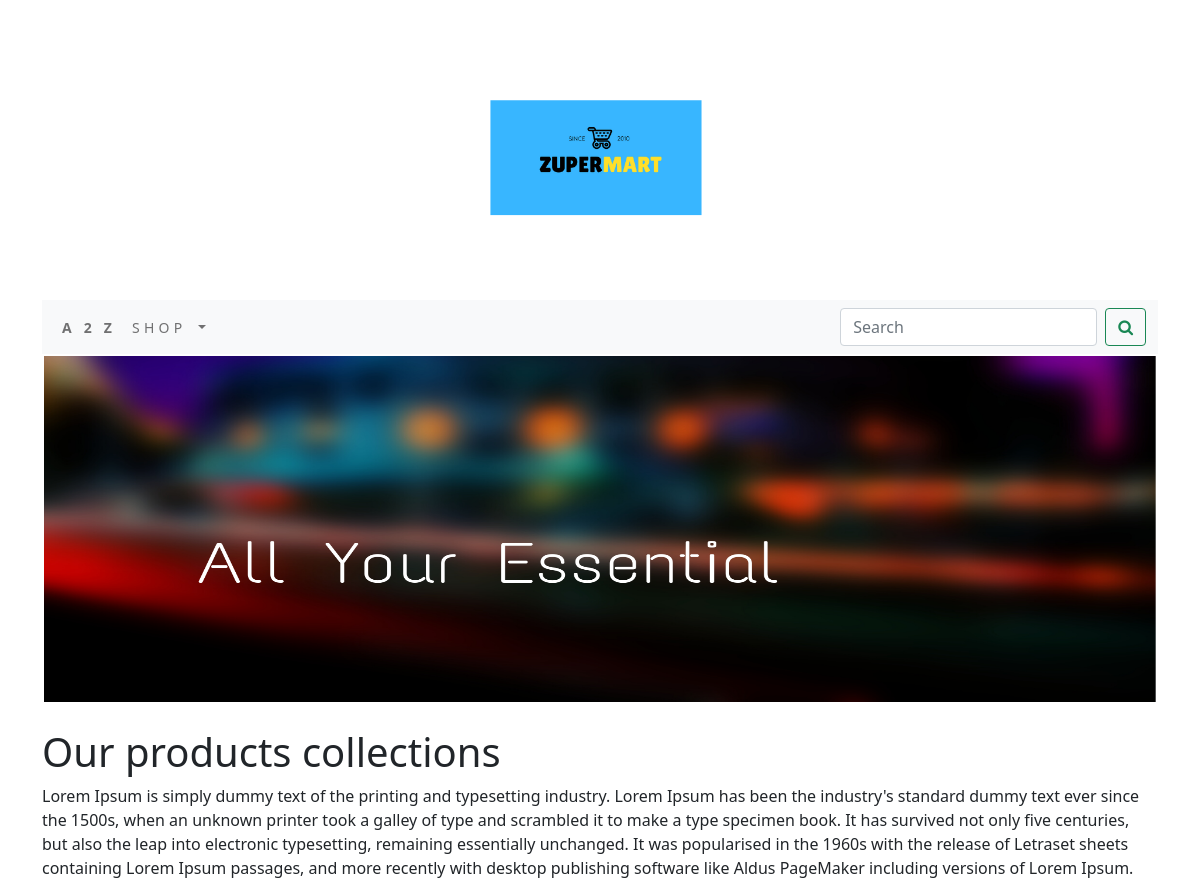
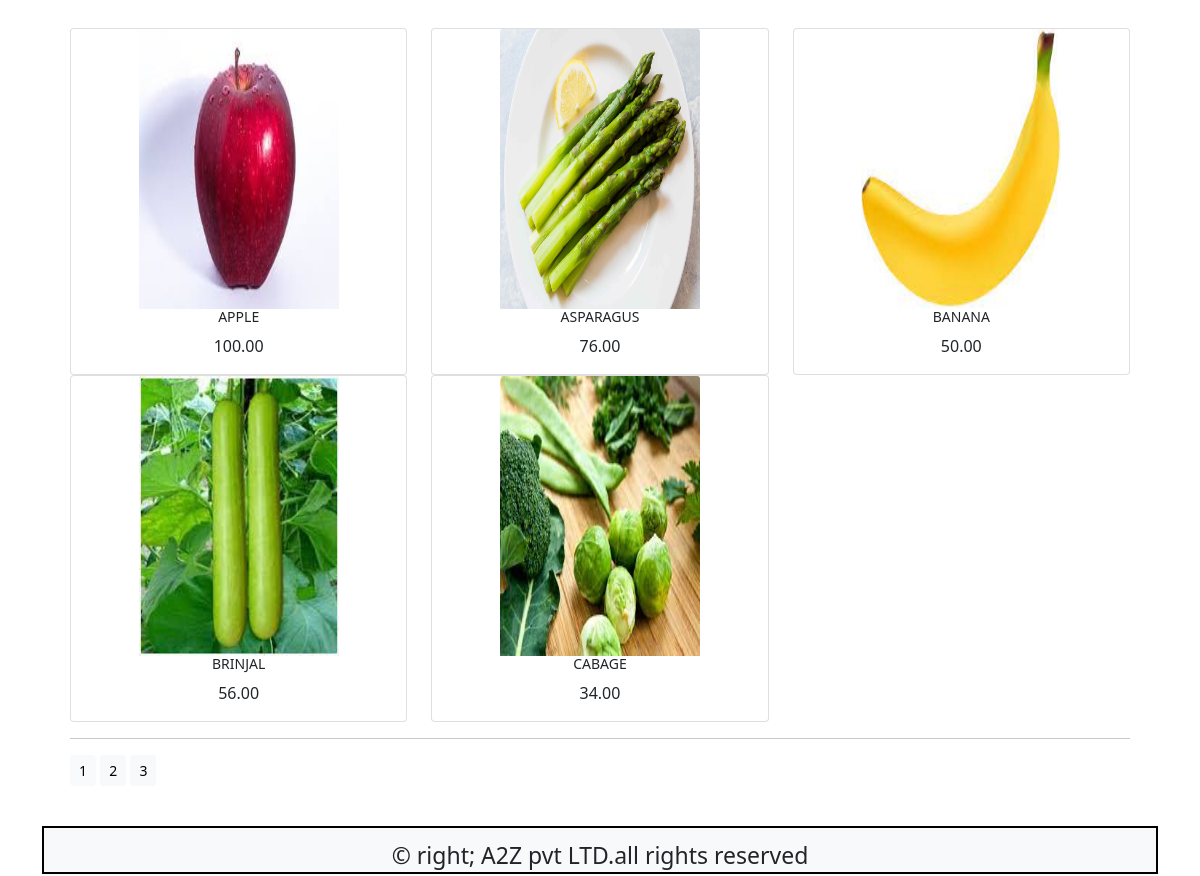
The app's page /shop/ with its own data (2 pictures, top to bottom).
### shop/models.py (models this page shows, shortened)
class Product(models.Model):
    name=models.CharField(max_length=250,unique=True)
    slug=models.SlugField(max_length=250)
    description=models.TextField(blank=True)
    price=models.DecimalField(max_digits=10,decimal_places=2)
    category=models.ForeignKey(Category,on_delete=models.CASCADE)
    image=models.ImageField(upload_to='product',blank=True)
    stock=models.IntegerField()
    available=models.BooleanField(default=True)
    created=models.DateTimeField(auto_now_add=True)
    updated=models.DateTimeField(auto_now=True)
    def get_url(self):
        return reverse('shop:prodCatdetail',args=[self.category.slug,self.slug])
    class Meta:
        ordering=('name',)
        verbose_name='product'
        verbose_name_plural='products'

### shop/views.py (the view)
# urls.py: path('',views.allProdCat,name='allProdCat'),
def allProdCat(request,c_slug=None):
    c_page=None
    products_list=None
    if c_slug!=None:
        c_page=get_object_or_404(Category,slug=c_slug)
        products_list=Product.objects.all().filter(category=c_page,available=True)
    else:
        products_list=Product.objects.all().filter(available=True)
    paginator=Paginator(products_list,5)
    try:
        page=int(request.GET.get('page',1))
    except:
        page=1
    try:
        products=paginator.page(page)
    except (EmptyPage,InvalidPage):
        products=paginator.page(paginator.num_pages)
    return render(request,'category.html',{'category':c_page,'products':products})

### cart/context_processors.py (called while the page is built)
def counter(request):
    item_count=0
    if 'admin' in request.path:
        return {}
    else:
        try:
            cart=Cart.objects.filter(cart_id=_cart_id(request))
            cart_items=CartItem.objects.all().filter(cart=cart[:1])
            for cart_item in cart_items:
                item_count += cart_item.quantity
        except Cart.DoesNotExist:
            item_count = 0
    return dict(item_count=item_count)

### cart/views.py (called while the page is built)
def _cart_id(request):
    cart=request.session.session_key
    if not cart:
        cart=request.session.create()
    return cart

### shop/context_processors.py (called while the page is built)
def menu_links(request):
    links=Category.objects.all()
    return dict(links=links)

### shop/models.py (called while the page is built)
    def get_url(self):
        return reverse('shop:products_by_category',args=[self.slug])

### templates/category.html (shortened to what this page needs)
{% extends 'base.html' %}
{% load static %}
{% block content %}
<div class="mx_auto">
  {% if category %}
     <img class="my_image"  src="{{category.image.url}}" alt="{{category.name}}">
</div>
  <br>
<div>
    <h1 class="text-center my_title">{{category.name}}</h1>
    <p class="text-justify">{{category.description}}</p>
</div>
  {% else %}
<div>
    <img class="my_image my_image_padding"  src="{% static 'img/MUSIC BAR.png' %}"style="width:100%;height:350px;" alt="our products">
</div>
<br>
<div>
  <h1>Our products collections</h1>
  <p>Lorem Ipsum is simply dummy text of the printing and typesetting industry. Lorem Ipsum has been the industry's standard dummy text ever since the 1500s, when an unknown printer took a galley of type and scrambled it to make a type specimen book. It has survived not only five centuries, but also the leap into electronic typesetting, remaining essentially unchanged. It was popularised in the 1960s with the release of Letraset sheets containing Lorem Ipsum passages, and more recently with desktop publishing software like Aldus PageMaker including versions of Lorem Ipsum.</p>
</div>
  {% endif %}
<div class="card-body">
<div class="container">
  <div class="row mx_auto">
    {% for product in products.object_list %}
    <div class="my_bottom_margin col-9 col-sm-12  col-md-12  col-lg-4">
      <div class="card text-center" style="min-width:18rem;">
        <a href="{{product.get_url}}"><img class="card-img-top my_image" src="{{product.image.url}}"style="width:200px;height:280px;letter-spacing:.4em;" alt="{{product.name}}"> </a>
        <div >
          <h4>{{product.name}}</h4>
          <p>{{product.price}}</p>
        </div>
      </div>
    </div>
    {% endfor %}
  </div>
  <div class="mx_auto">
    {% if products.paginator.num_pages > 1 %}
    <hr>
    <div>
      {% for pg in products.paginator.page_range %}
      <a href="?page={{pg}}" class="btn btn-light btn-sm {%  if products.number == pg %} active {% endif %}">{{pg}}</a>
      {% endfor %}
    </div>
    {% endif %}
  </div>
  <br>
</div>
</div>
{% endblock %}

### templates/base.html (shortened to what this page needs)
{% load static %}
<!DOCTYPE html>
<html lang="en">
<head>
    <link rel="stylesheet" href="{% static 'css/custom.css' %}">
        <link href="{% static 'css/bootstrap.min.css' %}" rel="stylesheet">
    <link rel="stylesheet" href="https://maxcdn.bootstrapcdn.com/font-awesome/4.7.0/css/font-awesome.min.css">
</head>
<body>
<div class="container">
{% include 'header.html' %}
{% include 'navbar.html' %}
{% block content %}
{% endblock %}
    </div>
{% include 'footer.html' %}
</body>
</html>

### templates/header.html
{% load static %}
<header>
  <center>
    <a href="{% url 'shop:allProdCat' %}" </a><img src="{% static 'img/logo.png' %}"style="width:300px;hight:300px;" alt="logoimage">
  </center>
</header>

### templates/navbar.html (shortened to what this page needs)
<nav class="navbar navbar-expand-lg navbar-light bg-light">
  <div class="container-fluid">
    <div class="collapse navbar-collapse" id="navbarSupportedContent">
      <ul class="navbar-nav me-auto mb-2 mb-lg-0">
        <li class="nav-item">
          <a class="nav-link" href="#"><b>A 2 Z</b></a>
        </li>
        <li class="nav-item dropdown {% if 'shop' in request.path %} active {% endif %}"}>
          <a class="nav-link dropdown-toggle" href="#" id="navbarDropdown" role="button" data-bs-toggle="dropdown" aria-expanded="false">
           SHOP
          </a>
        </li>
      </ul>
      <form class="d-flex" action="{% url 'search:SearchResult' %}" method="get">
        <input class="form-control me-2" type="search" placeholder="Search" name="q"  aria-label="Search">
        <button class="btn btn-outline-success" type="submit"><i class="fa fa-search"></i></button>
      </form>
    </div>
  </div>
</nav>

### templates/footer.html
<div class="footer navbar-fixed-bottom  my_foot">
    <p class="text-center">&copy; right; A2Z pvt LTD.all rights reserved </p>
</div>

### static/css/custom.css (style rules this page uses)
.nav-item { letter-spacing : .3em; font-size : 14px; text-transform :uppercase; }
.my_foot { background-color:#f8f9fa; height:50px; }
.my_foot p { padding-top:10px; border:2px solid black; font-size:23px; }
.my_image { width:100%; height:auto; }
.my_image_padding { padding:2px; }
.card-body h4 { font-size:14px; text_transform:uppercase; letter_-pacing:.2em; }

### records on screen
Product: image (picture), name "APPLE", price "100.00"
Product: image (picture), name "ASPARAGUS", price "76.00"
Product: image (picture), name "BANANA", price "50.00"
Product: image (picture), name "BRINJAL", price "56.00"
Product: image (picture), name "CABAGE", price "34.00"

### other values on screen
{{ pg }} "1" "2" "3"
